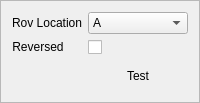
                             <widget class="QFrame" name="config_frame_thruster_5">
                              <property name="sizePolicy">
                               <sizepolicy hsizetype="MinimumExpanding" vsizetype="Fixed">
                                <horstretch>0</horstretch>
                                <verstretch>0</verstretch>
                               </sizepolicy>
                              </property>
                              <property name="minimumSize">
                               <size>
                                <width>0</width>
                                <height>0</height>
                               </size>
                              </property>
                              <property name="maximumSize">
                               <size>
                                <width>16777215</width>
                                <height>16777215</height>
                               </size>
                              </property>
                              <property name="styleSheet">
                               <string notr="true">QFrame#config_frame_thruster_5{
background-color: rgba(40,40,40,255);
border-radius: 20px;
width:250px;
}
</string>
                              </property>
                              <property name="frameShape">
                               <enum>QFrame::StyledPanel</enum>
                              </property>
                              <property name="frameShadow">
                               <enum>QFrame::Raised</enum>
                              </property>
                              <layout class="QVBoxLayout" name="verticalLayout_56">
                               <item>
                                <layout class="QGridLayout" name="gridLayout_22">
                                 <item row="2" column="1">
                                  <widget class="QPushButton" name="config_btn_thruster_test_5">
                                   <property name="minimumSize">
                                    <size>
                                     <width>0</width>
                                     <height>0</height>
                                    </size>
                                   </property>
                                   <property name="maximumSize">
                                    <size>
                                     <width>16777215</width>
                                     <height>16777215</height>
                                    </size>
                                   </property>
                                   <property name="styleSheet">
                                    <string notr="true">border-radius: 15px;
height: 30px;</string>
                                   </property>
                                   <property name="text">
                                    <string>Test</string>
                                   </property>
                                  </widget>
                                 </item>
                                 <item row="1" column="1">
                                  <widget class="QCheckBox" name="config_checkbox_thruster_reversed_5">
                                   <property name="text">
                                    <string/>
                                   </property>
                                  </widget>
                                 </item>
                                 <item row="1" column="0">
                                  <widget class="QLabel" name="config_label_thruster_rov_reversed_5">
                                   <property name="sizePolicy">
                                    <sizepolicy hsizetype="Fixed" vsizetype="Fixed">
                                     <horstretch>0</horstretch>
                                     <verstretch>0</verstretch>
                                    </sizepolicy>
                                   </property>
                                   <property name="text">
                                    <string>Reversed</string>
                                   </property>
                                   <property name="alignment">
                                    <set>Qt::AlignCenter</set>
                                   </property>
                                   <property name="buddy">
                                    <cstring>config_label_test_speed</cstring>
                                   </property>
                                  </widget>
                                 </item>
                                 <item row="0" column="1">
                                  <widget class="QComboBox" name="config_cbox_thruster_rov_location_5">
                                   <item>
                                    <property name="text">
                                     <string>A</string>
                                    </property>
                                   </item>
                                   <item>
                                    <property name="text">
                                     <string>B</string>
                                    </property>
                                   </item>
                                   <item>
                                    <property name="text">
                                     <string>C</string>
                                    </property>
                                   </item>
                                   <item>
                                    <property name="text">
                                     <string>D</string>
                                    </property>
                                   </item>
                                   <item>
                                    <property name="text">
                                     <string>E</string>
                                    </property>
                                   </item>
                                   <item>
                                    <property name="text">
                                     <string>F</string>
                                    </property>
                                   </item>
                                   <item>
                                    <property name="text">
                                     <string>G</string>
                                    </property>
                                   </item>
                                   <item>
                                    <property name="text">
                                     <string>H</string>
                                    </property>
                                   </item>
                                  </widget>
                                 </item>
                                 <item row="0" column="0">
                                  <widget class="QLabel" name="config_label_thruster_rov_location_5">
                                   <property name="sizePolicy">
                                    <sizepolicy hsizetype="Fixed" vsizetype="Fixed">
                                     <horstretch>0</horstretch>
                                     <verstretch>0</verstretch>
                                    </sizepolicy>
                                   </property>
                                   <property name="text">
                                    <string>Rov Location</string>
                                   </property>
                                   <property name="alignment">
                                    <set>Qt::AlignCenter</set>
                                   </property>
                                   <property name="buddy">
                                    <cstring>config_label_test_speed</cstring>
                                   </property>
                                  </widget>
                                 </item>
                                </layout>
                               </item>
                              </layout>
                             </widget>
